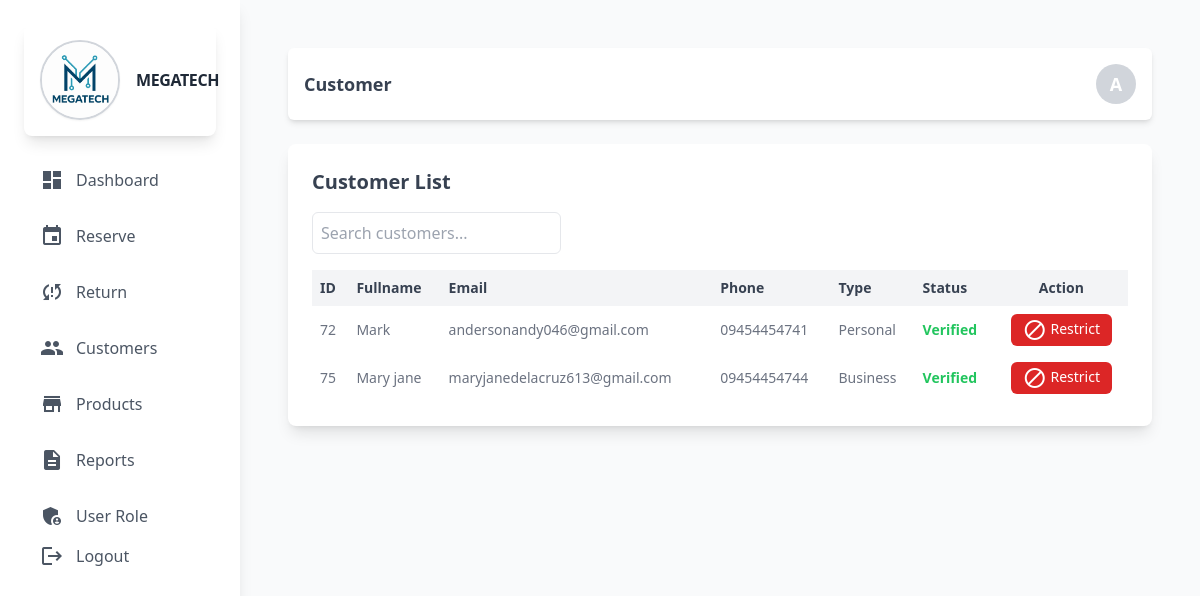
The app's page /admin/customer.php (signed in), older data.
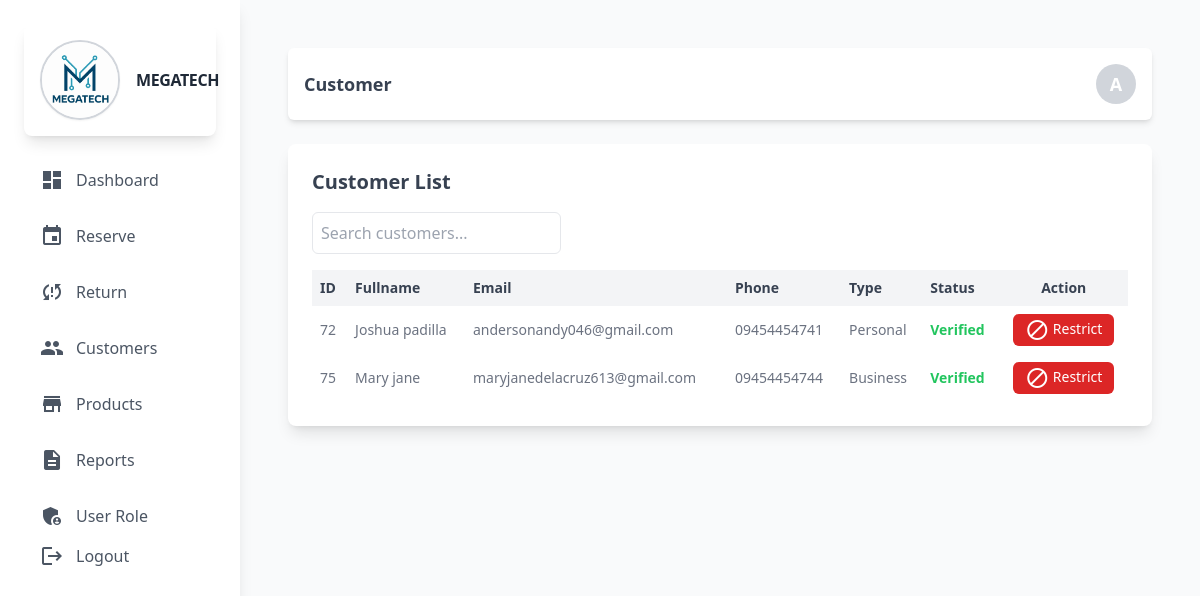
The same page, newer data.
### tables this page shows
CREATE TABLE `user` (
  `user_id` int(11) NOT NULL,
  `Fullname` varchar(60) NOT NULL,
  `Email` varchar(60) NOT NULL,
  `Phone` varchar(60) NOT NULL,
  `Password` varchar(255) DEFAULT NULL,
  `user_type` varchar(11) NOT NULL,
  `Profile_images` varchar(255) DEFAULT NULL,
  `status` int(11) NOT NULL DEFAULT 0 COMMENT '0=Not Verified,1=Verified'
);

### admin/backend/db.php (called while the page is built, shortened)
<?php
class db_connect
{
    public $host = db_host;
    public $user = db_user;
    public $pass = db_pass;
    public $name = db_name;
    public function connect()
    {
        try {
            $this->conn = new mysqli($this->host, $this->user, $this->pass, $this->name);
        } catch (\Throwable $th) {
            header("Location:setup.php");
        }
    }
}

### admin/backend/class.php (called while the page is built, shortened)
<?php
include ('db.php');
class global_class extends db_connect
{
     public function fetch_all_customers(){
        $query = $this->conn->prepare("SELECT * FROM `user`");
        if ($query->execute()) {
            $result = $query->get_result();
            return $result;
        }
    }
}
?>

### admin/backend/end-points/customers_list.php (the view, shortened to what this page needs)
<?php
$fetch_all_students = $db->fetch_all_customers();
if ($fetch_all_students): ?>
    <?php foreach ($fetch_all_students as $student):
        $status_text = match ($student['status']) {
            1 => "Verified",
            2 => "Restricted",
            default => "Not Verified"
        };
        $status_color = match ($student['status']) {
            1 => "text-green-500",
            2 => "text-red-500",
            default => "text-yellow-500"
        };
    ?>
    <tr>
        <td class="p-2"><?php echo htmlspecialchars($student['user_id']); ?></td>
        <td class="p-2"><?php echo htmlspecialchars(ucfirst($student['Fullname'])); ?></td>
        <td class="p-2"><?php echo htmlspecialchars($student['Email']); ?></td>
        <td class="p-2"><?php echo htmlspecialchars($student['Phone']); ?></td>
        <td class="p-2"><?php echo htmlspecialchars(ucfirst($student['user_type'])); ?></td>
        <td class="p-2 <?= $status_color; ?>"><strong><?php echo $status_text; ?></strong></td>
        <td class="p-2 text-center">
            <div class="flex flex-col sm:flex-row justify-center items-center space-y-1 sm:space-y-0 sm:space-x-2">
                <?php if ($student['status'] == 1): ?>
                    <button
                        class="bg-red-600 hover:bg-red-700 text-white py-1 px-3 rounded-md text-sm font-medium transition userActionToggler"
                        data-user_id="<?= $student['user_id'] ?>"
                        data-fullname="<?= htmlspecialchars($student['Fullname'], ENT_QUOTES) ?>"
                        data-action="restrict"
                    >
                        <span class="material-icons align-middle text-sm">block</span> Restrict
                    </button>
                <?php endif; ?>
            </div>
        </td>
    </tr>
    <?php endforeach; ?>
<?php else: ?>
    <tr>
        <td colspan="7" class="p-2 text-center">No record found.</td>
    </tr>
<?php endif; ?>

Row changes from the older to the newer data that the page shows:
changed user "andersonandy046@gmail.com": Fullname "Mark" → "Joshua padilla"
